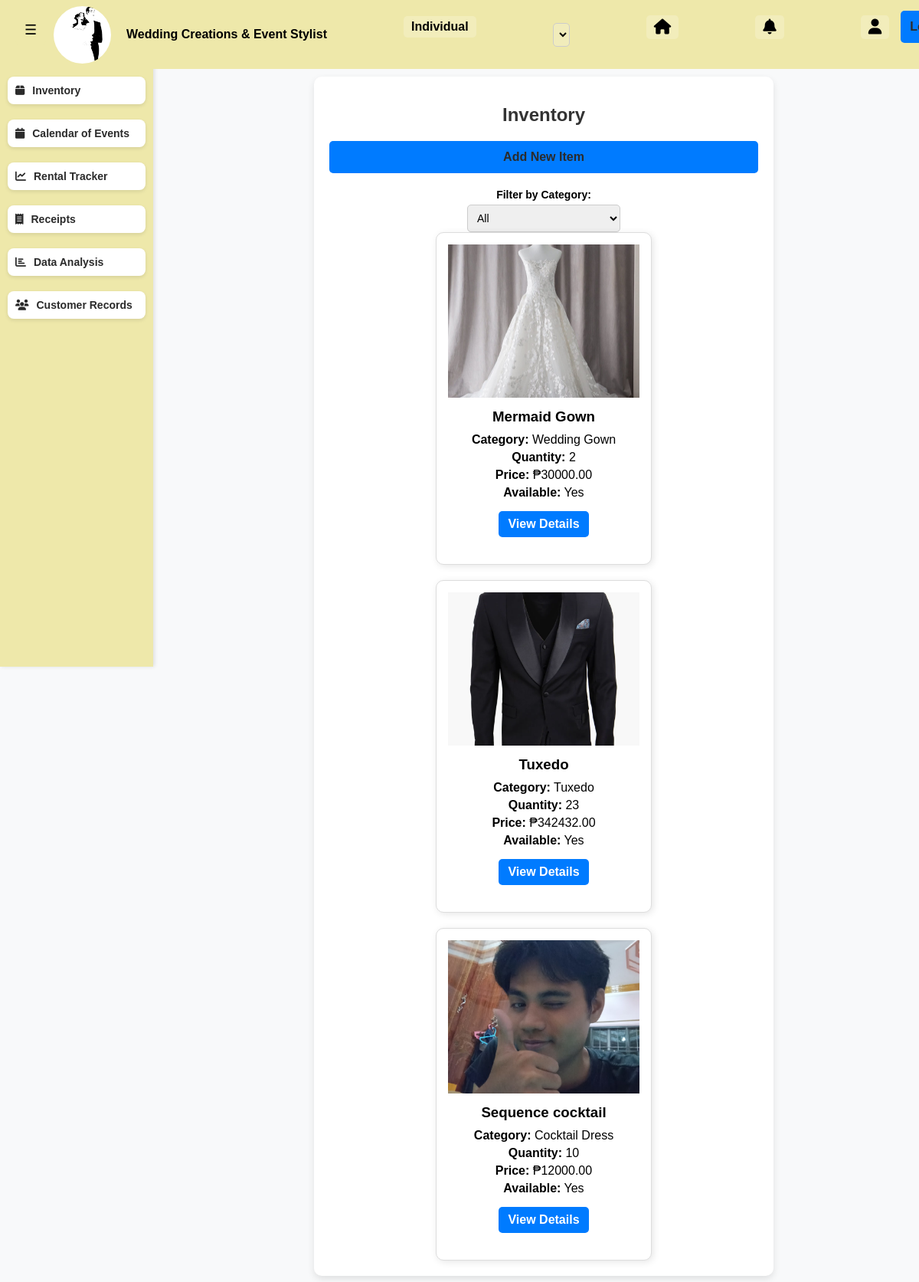
The app's page /inventory/, older data.
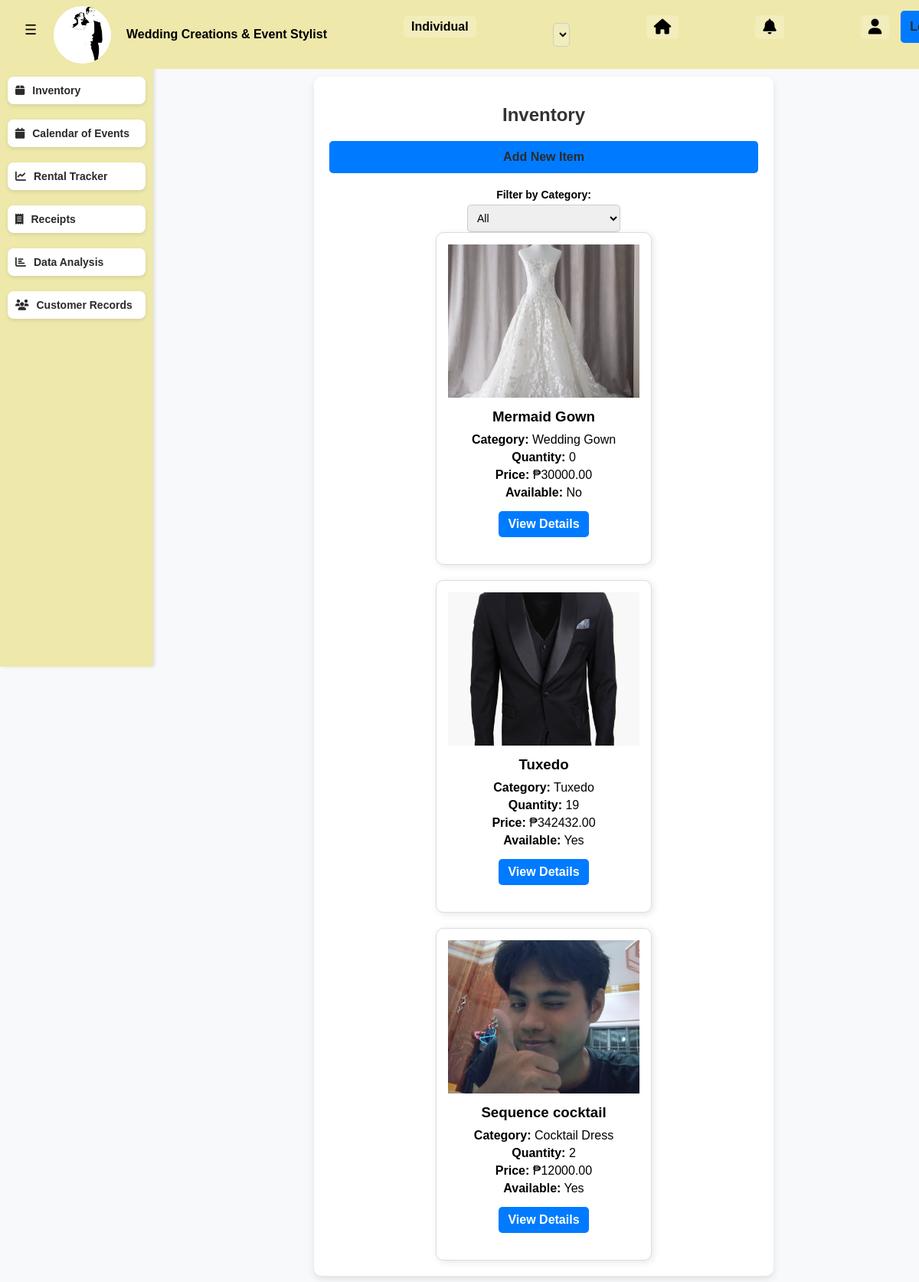
The same page, newer data.
### saritasapp/models.py (models this page shows, shortened)
class Inventory(models.Model):
    name = models.CharField(max_length=255)
    category = models.ForeignKey(Category, on_delete=models.CASCADE)
    color = models.CharField(max_length=50, blank=True)
    quantity = models.IntegerField(default=0)
    rental_price = models.DecimalField(max_digits=10, decimal_places=2)
    purchase_price = models.DecimalField(max_digits=10, decimal_places=2, null=True, blank=True)
    available = models.BooleanField(default=True)
    image = models.ImageField(upload_to="static/images/", null=True, blank=True)

class Category(models.Model):
    name = models.CharField(max_length=255, unique=True)
    description = models.TextField(blank=True)

### saritasapp/views.py (the view)
# urls.py: path('inventory/', views.inventory_view, name='inventory_list'),
def inventory_view(request):
    categories = Category.objects.all()
    selected_category = request.GET.get('category', '')
    inventory_items = Inventory.objects.filter(category_id=selected_category) if selected_category else Inventory.objects.all()
    return render(request, 'saritasapp/inventory.html', {
        'categories': categories,
        'inventory_items': inventory_items,
        'selected_category': selected_category
    })

### saritasapp/templates/saritasapp/inventory.html (shortened to what this page needs)
{% extends "saritasapp/base.html" %}
{% load static %}
{% block extra_css %}
    <link rel="stylesheet" href="{% static 'css/inventory.css' %}">
{% endblock %}
{% block content %}
    <h1>Inventory</h1>
    <a href="{% url 'saritasapp:add_inventory' %}" class="btn btn-primary">Add New Item</a>
    <label for="category">Filter by Category:</label>
    <select id="category" name="category" onchange="filterInventory()">
        <option value="">All</option>
    </select>
    <div class="inventory-container">
        {% for item in inventory_items %}
            <div class="inventory-card">
                {% if item.image %}
                    <img src="{{ item.image.url }}" alt="{{ item.name }}">
                {% else %}
                    <img src="{% static 'image/default-placeholder.png' %}" alt="No image available">
                {% endif %}
                <h3>{{ item.name }}</h3>
                <p><strong>Category:</strong> {{ item.category.name }}</p>
                <p><strong>Quantity:</strong> {{ item.quantity }}</p>
                <p><strong>Price:</strong> ₱{{ item.purchase_price }}</p>
                <p><strong>Available:</strong> {{ item.available|yesno:"Yes,No" }}</p>
                <a href="{% url 'saritasapp:view_inventory' item.id %}">View Details</a>
            </div>
        {% empty %}
            <p>No inventory items found.</p>
        {% endfor %}
    </div>
{% endblock %}

### saritasapp/templates/saritasapp/base.html (shortened to what this page needs)
{% load static %}
<!DOCTYPE html>
<html lang="en">
<head>
    <link rel="stylesheet" href="{% static 'css/mainbase.css' %}">
    <link rel="stylesheet" href="https://cdnjs.cloudflare.com/ajax/libs/font-awesome/6.4.0/css/all.min.css">
    {% block extra_css %}{% endblock %}
</head>
<body>
    <div class="sidebar" id="sidebar">
        <div class="nav-buttons">
            <a href="{% url 'saritasapp:inventory_list' %}" class="nav-btn">
                <span class="fas fa-box"></span> <text>Inventory</text>
            </a>
            <a href="{% url 'saritasapp:calendar' %}" class="nav-btn">
                <span class="fas fa-calendar"></span> <text>Calendar of Events</text>
            </a>
            <a href="" class="nav-btn">
                <span class="fas fa-chart-line"></span> <text>Rental Tracker</text>
            </a>
            <a href="" class="nav-btn">
                <span class="fas fa-receipt"></span> <text>Receipts</text>
            </a>
            <a href="" class="nav-btn">
                <span class="fas fa-chart-bar"></span> <text>Data Analysis</text>
            </a>
            <a href="{% url 'saritasapp:customer_list' %}" class="nav-btn">
                <span class="fas fa-users"></span> <text>Customer Records</text>
            </a>
        </div>
    </div>
    <div class="header">
        <div class="header-items">
            <div class="logo">
                <img src="{% static 'images/Logo.png' %}" alt="Wedding Creations & Event Stylist">
                <span>Wedding Creations & Event Stylist</span>
            </div>
            <a href="#" class="header-link">Individual</a>
            <select id="packageSelect" class="header-link">
                <option value="">Packages</option>
            </select>
            <a href="#" class="header-link"><i class="fas fa-home"></i></a>
            <a href="#" class="header-link"><i class="fas fa-bell"></i></a>
            <a href="#" class="header-link"><i class="fas fa-user"></i></a>
        </div>
        <a href="{% url 'saritasapp:logout' %}" class="btn btn-danger">Logout</a>
    </div>
    <div class="container" style="margin-left: 220px; margin-top: 80px; padding: 20px;">
        {% block content %}
        {% endblock %}
    </div>
    <button id="toggle-btn">☰</button>
</body>
</html>

### static/css/mainbase.css (style rules this page uses)
body { margin: 0; padding: 0; font-family: Arial, sans-serif; background-color: white; }
.sidebar { width: 200px; height: 100vh; background: #eee8aa; position: fixed; left: 0; top: 70px; display: flex; flex-direction: column; align-items: center; box-shadow: 2px 0 5px rgba(0, 0, 0, 0.1); transition: all 0.3s ease-in-out; will-change: width; overflow-x: hidden; overflow-y: auto; }
.nav-buttons { width: 100%; display: flex; flex-direction: column; margin-top: 20px; }
.nav-btn { display: flex; align-items: center; justify-content: flex-start; width: 80%; padding: 10px; font-size: 14px; font-weight: bolder; background: #ffffff; border: none; cursor: pointer; box-shadow: 0px 2px 5px rgba(0, 0, 0, 0.1); transition: all 0.3s ease-in; border-radius: 8px; margin: 10px; }
a { display: block; background-color: #007bff; color: rgb(43, 43, 43); padding: 12px; text-align: center; border-radius: 5px; font-size: 16px; font-weight: bold; text-decoration: none; transition: background 0.3s ease; margin-bottom: 20px; }
.nav-btn span { margin-right: 10px; }
#toggle-btn { position: fixed; top: 20px; left: 20px; background: #eee8aa; border: none; padding: 8px 12px; font-size: 18px; border-radius: 5px; cursor: pointer; transition: all 0.3s ease-in-out; z-index: 100; }
.header { position: fixed; top: 0; left: 0; right: 0; height: 70px; padding: 10px 20px; background-color: #eee8aa; display: flex; align-items: center; justify-content: space-between; z-index: 99; }
.logo { display: flex; align-items: center; gap: 10px; margin-left: 50px; left: 25%; }
.logo img { width: 75px; height: auto; border-radius: 50%; }
.logo span { font-size: 16px; font-weight: bold; color: black; white-space: nowrap; display: flex; align-items: center; margin-left: 10px; line-height: 50px; }
.header-items { display: flex; align-items: center; gap: 100px; margin-right: 15px; margin-left: auto; justify-content: flex-end; }
.header-link { text-decoration: none; color: black; font-size: 16px; background: rgba(255, 255, 255, 0.2); padding: 5px 10px; border-radius: 5px; transition: 0.3s; }
.header-link i { font-size: 20px; color: black; }

### static/css/inventory.css (style rules this page uses)
body { font-family: Arial, sans-serif; background-color: #f8f9fa; display: flex; justify-content: center; align-items: flex-start; min-height: 100vh; margin: 0; padding: 20px; box-sizing: border-box; }
.container { background: white; padding: 20px; border-radius: 10px; box-shadow: 0px 4px 10px rgba(0, 0, 0, 0.1); width: 100%; max-width: 600px; box-sizing: border-box; text-align: center; }
h1 { color: #333; text-align: center; margin-bottom: 20px; font-size: 24px; }
a { display: block; background-color: #007bff; color: rgb(43, 43, 43); padding: 12px; text-align: center; border-radius: 5px; font-size: 16px; font-weight: bold; text-decoration: none; transition: background 0.3s ease; margin-bottom: 20px; }
label { font-weight: bold; font-size: 14px; display: block; margin-bottom: 5px; }
select { width: 100%; max-width: 200px; padding: 8px; border: 1px solid #ccc; border-radius: 5px; font-size: 14px; }

### saritasapp/templates/saritasapp/inventory.html (style rules this page uses)
.inventory-container { display: flex; flex-wrap: wrap; gap: 20px; justify-content: center; }
.inventory-card { width: 250px; border: 1px solid #ddd; border-radius: 10px; overflow: hidden; background: #fff; box-shadow: 2px 2px 10px rgba(0, 0, 0, 0.1); text-align: center; padding: 15px; }
.inventory-card img { width: 100%; height: 200px; object-fit: cover; }
.inventory-card h3 { margin: 10px 0; }
.inventory-card p { margin: 5px 0; }
.inventory-card a { display: inline-block; margin-top: 10px; padding: 8px 12px; background: #007bff; color: white; text-decoration: none; border-radius: 5px; }

Row changes from the older to the newer data that the page shows:
changed Inventory "Mermaid Gown": quantity "2" → "0"; available "Yes" → "No"
changed Inventory "Tuxedo": quantity "23" → "19"
changed Inventory "Sequence cocktail": quantity "10" → "2"
